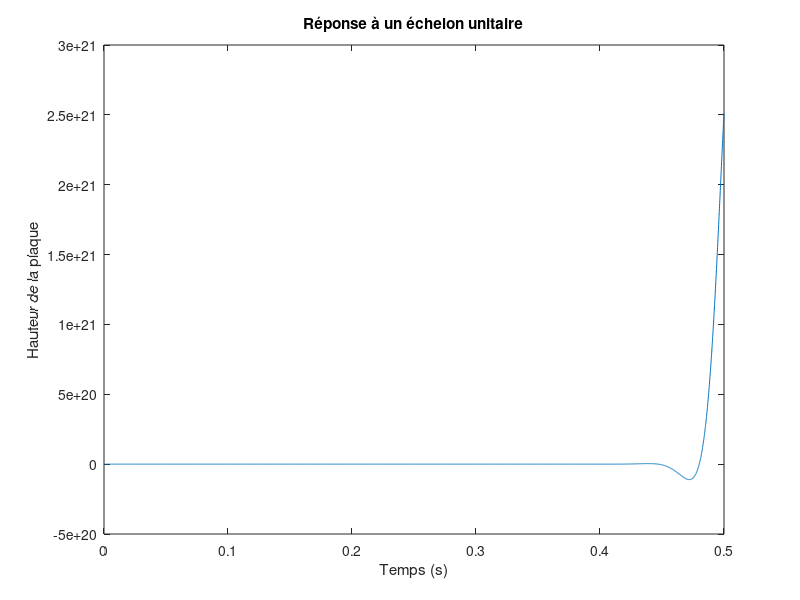

This chart was generated by the following MATLAB code: (Note: this script raises an error after producing the figure.)
%% Compensateurs inclinaison de la plaque (Cas 2)

%%%%%%%%%%%%%%%%%%% Commande de base %%%%%%%%%%%%%%%%%%%
%%%%%%%%%%%%%%%%%%%%%%%%%%%%%%%%%%%%%%%%%%%%%%%%%%%%%%%%
% clc
% clear all
% close all
%%%%%%%%%%%%%%%%%%%%%%%%%%%%%%%%%%%%%%%%%%%%%%%%%%%%%%%%


%%%%%%%%%%%%%% Spécifications à atteindre %%%%%%%%%%%%%%
%%%%%%%%%%%%%%%%%%%%%%%%%%%%%%%%%%%%%%%%%%%%%%%%%%%%%%%%
pm_hpc2 = 25;
wg_hpc2 = 185;
consigne_echelon1_hpc2 = 0.01;
erreur_echelon1_hpc2 = -0.000425;
erreur_echelon2_hpc2 = 0;
FTBO_hpc2 = tf(29.36,[1 31.3 -1216 -3.805e04]);
%%%%%%%%%%%%%%%%%%%%%%%%%%%%%%%%%%%%%%%%%%%%%%%%%%%%%%%%


%%%%%%%%%%%%% Conception d'un Double AvPh %%%%%%%%%%%%%%
%%%%%%%%%%%%%%%%%%%%%%%%%%%%%%%%%%%%%%%%%%%%%%%%%%%%%%%%
zeta = 0.5*sqrt(tand(pm_hpc2)*sind(pm_hpc2));
wn = (wg_hpc2*tand(pm_hpc2))/(2*zeta);
bw = wn*sqrt((1-2*zeta^2)+sqrt(4*zeta^4-4*zeta^2+2));
kpos_desire_hpc2 = 1/erreur_echelon2_hpc2;
[mag_hpc2,pha_hpc2]=bode(FTBO_hpc2,wg_hpc2);
K_desire_hpc2 = 1/mag_hpc2;

% Fonction de transfert
FT_K_desire_hpc2 = FTBO_hpc2*K_desire_hpc2;

% Conception de l'AvPh à partir du diagramme de bode
[Gm_k_hpc2,Pm_k_hpc2,Wp_k_hpc2,Wg_k_hpc2] = margin(FT_K_desire_hpc2);
avphreq_hpc2 = (pm_hpc2-Pm_k_hpc2)/2;
avphreq_5_hpc2 = avphreq_hpc2 + 5;
alpha_hpc2 = (1-sind(avphreq_5_hpc2))/(1+sind(avphreq_5_hpc2));
T_hpc2 = 1/(wg_hpc2*sqrt(alpha_hpc2));
numDAvPh_hpc2 = conv([1 1/T_hpc2],[1 1/T_hpc2]);
denDAvPh_hpc2 = conv([1 1/(alpha_hpc2*T_hpc2)],[1 1/(alpha_hpc2*T_hpc2)]);
G_1_hpc2 = tf(numDAvPh_hpc2,denDAvPh_hpc2);
ka_hpc2 = (K_desire_hpc2/alpha_hpc2)- 13395;
G_DAvPh_hpc2 = ka_hpc2*G_1_hpc2;
FT_DAvPh_hpc2 = FTBO_hpc2*G_DAvPh_hpc2;
%%%%%%%%%%%%%%%%%%%%%%%%%%%%%%%%%%%%%%%%%%%%%%%%%%%%%%%%


%%%%%%%%%%%%%%% Conception d'un PI %%%%%%%%%%%%%%%%%%%%%
%%%%%%%%%%%%%%%%%%%%%%%%%%%%%%%%%%%%%%%%%%%%%%%%%%%%%%%%
[numDAvPh_hpc2,denDAvPh_hpc2] = tfdata(FT_DAvPh_hpc2,'v');
K_pos_actuel_hpc2 = numDAvPh_hpc2(end)/denDAvPh_hpc2(end);
beta_hpc2 = (kpos_desire_hpc2/K_pos_actuel_hpc2)-1;
T_RePh_hpc2 = 4/wg_hpc2;
z_hpc2 = -wg_hpc2/10;
G_PI_hpc2 = tf([1 -z_hpc2],[1 0]);
G_hpc2 = G_PI_hpc2*G_DAvPh_hpc2;
FT_DAvPh_PI_hpc2 = FT_DAvPh_hpc2*G_PI_hpc2;
[num_hpc2,den_hpc2] = tfdata(G_hpc2,'v'); % Pour SIMULINK
%%%%%%%%%%%%%%%%%%%%%%%%%%%%%%%%%%%%%%%%%%%%%%%%%%%%%%%%


%%%%%%%%%%%%% Affichage des graphiques %%%%%%%%%%%%%%%%%
%%%%%%%%%%%%%%%%%%%%%%%%%%%%%%%%%%%%%%%%%%%%%%%%%%%%%%%%
% Graphique de l'échelon
t = (0:0.0001:0.5);
u = ones(size(t));
y = lsim(feedback(FT_DAvPh_PI_hpc2,1),u,t);

figure(1)
plot(t,y)
title('Réponse à un échelon unitaire')
xlabel('Temps (s)')
ylabel('Hauteur de la plaque')
yline(1,'r')
grid minor


% Lieu de Bode
figure(2)
margin(FTBO_hpc2)
hold on
margin(FT_DAvPh_PI_hpc2);
legend('FT','FT compensé')

% Lieu de Nyquist
figure(3)
nyquist(FT_DAvPh_PI_hpc2);

% Lieu des racines 
figure(4)
rlocus(FTBO_hpc2,'b');
hold on
rlocus(FT_DAvPh_PI_hpc2,'r');
legend('FT','FT compensé')
%%%%%%%%%%%%%%%%%%%%%%%%%%%%%%%%%%%%%%%%%%%%%%%%%%%%%%%%

testdiscret(G_hpc2)
